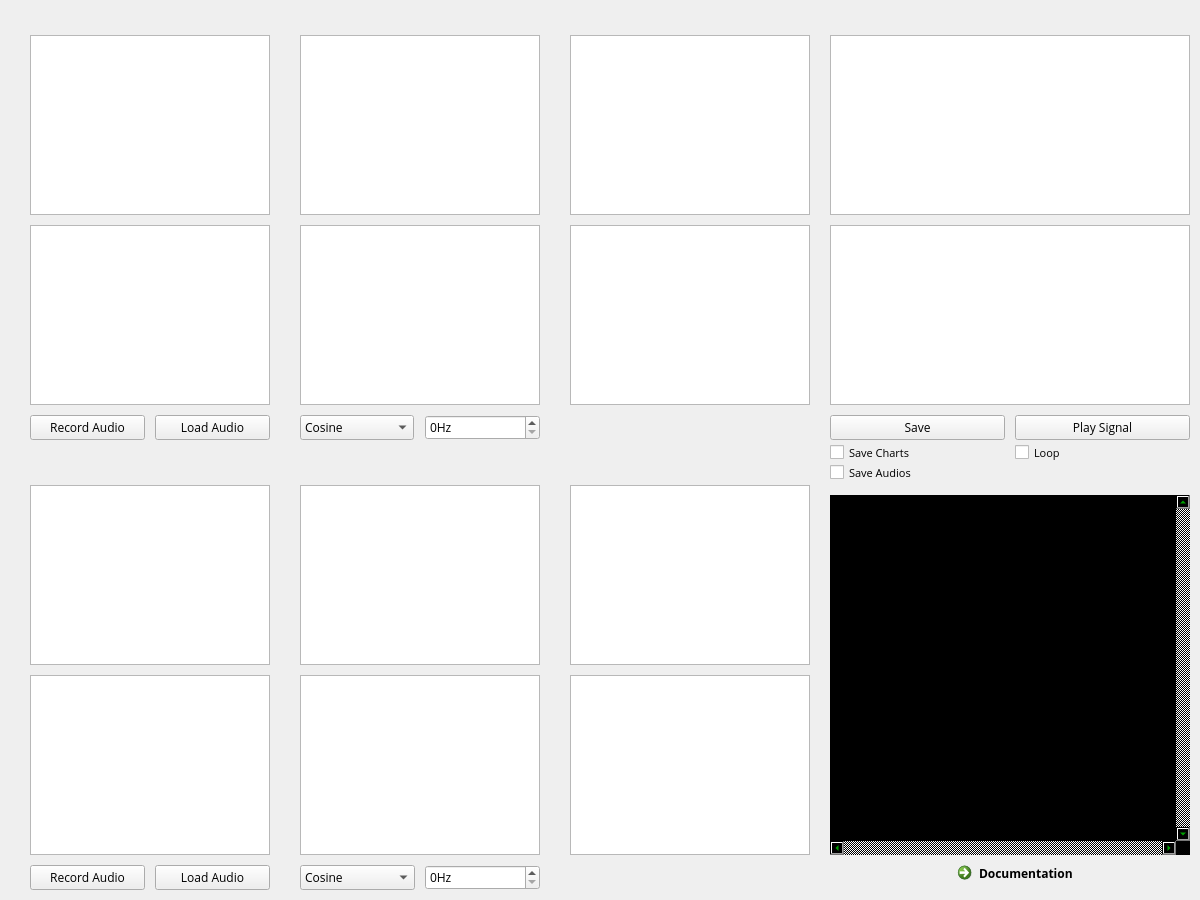
<?xml version="1.0" encoding="UTF-8"?>
<ui version="4.0">
 <class>MainWindow</class>
 <widget class="QMainWindow" name="MainWindow">
  <property name="geometry">
   <rect>
    <x>0</x>
    <y>0</y>
    <width>1200</width>
    <height>900</height>
   </rect>
  </property>
  <property name="sizePolicy">
   <sizepolicy hsizetype="Fixed" vsizetype="Fixed">
    <horstretch>0</horstretch>
    <verstretch>0</verstretch>
   </sizepolicy>
  </property>
  <property name="minimumSize">
   <size>
    <width>1200</width>
    <height>900</height>
   </size>
  </property>
  <property name="maximumSize">
   <size>
    <width>1200</width>
    <height>900</height>
   </size>
  </property>
  <property name="font">
   <font>
    <family>Open Sans</family>
   </font>
  </property>
  <property name="windowTitle">
   <string>AM Modulator</string>
  </property>
  <widget class="QWidget" name="centralwidget">
   <widget class="QLabel" name="bg_window">
    <property name="enabled">
     <bool>true</bool>
    </property>
    <property name="geometry">
     <rect>
      <x>0</x>
      <y>0</y>
      <width>1200</width>
      <height>900</height>
     </rect>
    </property>
    <property name="sizePolicy">
     <sizepolicy hsizetype="Fixed" vsizetype="Fixed">
      <horstretch>0</horstretch>
      <verstretch>0</verstretch>
     </sizepolicy>
    </property>
    <property name="minimumSize">
     <size>
      <width>1200</width>
      <height>900</height>
     </size>
    </property>
    <property name="maximumSize">
     <size>
      <width>1200</width>
      <height>900</height>
     </size>
    </property>
    <property name="font">
     <font>
      <family>Open Sans</family>
     </font>
    </property>
    <property name="text">
     <string/>
    </property>
    <property name="pixmap">
     <pixmap>src/img/mainwindow_bg.PNG</pixmap>
    </property>
   </widget>
   <widget class="QComboBox" name="carrier_type_1">
    <property name="geometry">
     <rect>
      <x>300</x>
      <y>415</y>
      <width>114</width>
      <height>25</height>
     </rect>
    </property>
    <property name="sizePolicy">
     <sizepolicy hsizetype="Fixed" vsizetype="Fixed">
      <horstretch>0</horstretch>
      <verstretch>0</verstretch>
     </sizepolicy>
    </property>
    <property name="toolTip">
     <string>Choose the type of wave of the carrier</string>
    </property>
    <item>
     <property name="text">
      <string>Cosine</string>
     </property>
    </item>
    <item>
     <property name="text">
      <string>Sine</string>
     </property>
    </item>
   </widget>
   <widget class="QSpinBox" name="spin_freq_1">
    <property name="geometry">
     <rect>
      <x>425</x>
      <y>415</y>
      <width>115</width>
      <height>25</height>
     </rect>
    </property>
    <property name="sizePolicy">
     <sizepolicy hsizetype="Fixed" vsizetype="Fixed">
      <horstretch>0</horstretch>
      <verstretch>0</verstretch>
     </sizepolicy>
    </property>
    <property name="toolTip">
     <string>Choose the frequency of the Carrier</string>
    </property>
    <property name="wrapping">
     <bool>false</bool>
    </property>
    <property name="buttonSymbols">
     <enum>QAbstractSpinBox::UpDownArrows</enum>
    </property>
    <property name="specialValueText">
     <string/>
    </property>
    <property name="correctionMode">
     <enum>QAbstractSpinBox::CorrectToPreviousValue</enum>
    </property>
    <property name="suffix">
     <string>Hz</string>
    </property>
    <property name="prefix">
     <string/>
    </property>
    <property name="maximum">
     <number>10000</number>
    </property>
    <property name="singleStep">
     <number>100</number>
    </property>
   </widget>
   <widget class="QSpinBox" name="spin_freq_2">
    <property name="geometry">
     <rect>
      <x>425</x>
      <y>865</y>
      <width>115</width>
      <height>25</height>
     </rect>
    </property>
    <property name="sizePolicy">
     <sizepolicy hsizetype="Fixed" vsizetype="Fixed">
      <horstretch>0</horstretch>
      <verstretch>0</verstretch>
     </sizepolicy>
    </property>
    <property name="toolTip">
     <string>Choose the frequency of the Carrier</string>
    </property>
    <property name="suffix">
     <string>Hz</string>
    </property>
    <property name="maximum">
     <number>10000</number>
    </property>
    <property name="singleStep">
     <number>100</number>
    </property>
   </widget>
   <widget class="QComboBox" name="carrier_type_2">
    <property name="geometry">
     <rect>
      <x>300</x>
      <y>865</y>
      <width>115</width>
      <height>25</height>
     </rect>
    </property>
    <property name="sizePolicy">
     <sizepolicy hsizetype="Fixed" vsizetype="Fixed">
      <horstretch>0</horstretch>
      <verstretch>0</verstretch>
     </sizepolicy>
    </property>
    <property name="toolTip">
     <string>Choose the type of wave of the carrier</string>
    </property>
    <item>
     <property name="text">
      <string>Cosine</string>
     </property>
    </item>
    <item>
     <property name="text">
      <string>Sine</string>
     </property>
    </item>
   </widget>
   <widget class="QPushButton" name="button_record_1">
    <property name="geometry">
     <rect>
      <x>30</x>
      <y>415</y>
      <width>115</width>
      <height>25</height>
     </rect>
    </property>
    <property name="sizePolicy">
     <sizepolicy hsizetype="Fixed" vsizetype="Fixed">
      <horstretch>0</horstretch>
      <verstretch>0</verstretch>
     </sizepolicy>
    </property>
    <property name="toolTip">
     <string>Record 5 seconds audio to transmit</string>
    </property>
    <property name="text">
     <string>Record Audio</string>
    </property>
   </widget>
   <widget class="QPushButton" name="button_load_1">
    <property name="geometry">
     <rect>
      <x>155</x>
      <y>415</y>
      <width>115</width>
      <height>25</height>
     </rect>
    </property>
    <property name="sizePolicy">
     <sizepolicy hsizetype="Fixed" vsizetype="Fixed">
      <horstretch>0</horstretch>
      <verstretch>0</verstretch>
     </sizepolicy>
    </property>
    <property name="toolTip">
     <string>Load audio file from disk</string>
    </property>
    <property name="text">
     <string>Load Audio</string>
    </property>
   </widget>
   <widget class="QPushButton" name="button_record_2">
    <property name="geometry">
     <rect>
      <x>30</x>
      <y>865</y>
      <width>115</width>
      <height>25</height>
     </rect>
    </property>
    <property name="sizePolicy">
     <sizepolicy hsizetype="Fixed" vsizetype="Fixed">
      <horstretch>0</horstretch>
      <verstretch>0</verstretch>
     </sizepolicy>
    </property>
    <property name="toolTip">
     <string>Record 5 seconds audio to transmit</string>
    </property>
    <property name="text">
     <string>Record Audio</string>
    </property>
   </widget>
   <widget class="QPushButton" name="button_load_2">
    <property name="geometry">
     <rect>
      <x>155</x>
      <y>865</y>
      <width>115</width>
      <height>25</height>
     </rect>
    </property>
    <property name="sizePolicy">
     <sizepolicy hsizetype="Fixed" vsizetype="Fixed">
      <horstretch>0</horstretch>
      <verstretch>0</verstretch>
     </sizepolicy>
    </property>
    <property name="toolTip">
     <string>Load audio file from disk</string>
    </property>
    <property name="text">
     <string>Load Audio</string>
    </property>
   </widget>
   <widget class="QCheckBox" name="check_save_charts">
    <property name="geometry">
     <rect>
      <x>830</x>
      <y>445</y>
      <width>110</width>
      <height>15</height>
     </rect>
    </property>
    <property name="font">
     <font>
      <pointsize>8</pointsize>
     </font>
    </property>
    <property name="text">
     <string>Save Charts</string>
    </property>
   </widget>
   <widget class="QCheckBox" name="check_save_audio">
    <property name="geometry">
     <rect>
      <x>830</x>
      <y>465</y>
      <width>110</width>
      <height>15</height>
     </rect>
    </property>
    <property name="font">
     <font>
      <pointsize>8</pointsize>
     </font>
    </property>
    <property name="text">
     <string>Save Audios</string>
    </property>
   </widget>
   <widget class="QPushButton" name="button_save">
    <property name="enabled">
     <bool>true</bool>
    </property>
    <property name="geometry">
     <rect>
      <x>830</x>
      <y>415</y>
      <width>175</width>
      <height>25</height>
     </rect>
    </property>
    <property name="toolTip">
     <string>Save files</string>
    </property>
    <property name="text">
     <string>Save</string>
    </property>
   </widget>
   <widget class="QPushButton" name="button_play">
    <property name="enabled">
     <bool>true</bool>
    </property>
    <property name="geometry">
     <rect>
      <x>1015</x>
      <y>415</y>
      <width>175</width>
      <height>25</height>
     </rect>
    </property>
    <property name="toolTip">
     <string>Reproduce resulting modulated signal</string>
    </property>
    <property name="text">
     <string>Play Signal</string>
    </property>
   </widget>
   <widget class="QCheckBox" name="check_save_charts_2">
    <property name="geometry">
     <rect>
      <x>1015</x>
      <y>445</y>
      <width>110</width>
      <height>15</height>
     </rect>
    </property>
    <property name="font">
     <font>
      <pointsize>8</pointsize>
     </font>
    </property>
    <property name="text">
     <string>Loop</string>
    </property>
   </widget>
   <widget class="PlotWidget" name="widget_real_time_plot">
    <property name="geometry">
     <rect>
      <x>30</x>
      <y>35</y>
      <width>240</width>
      <height>180</height>
     </rect>
    </property>
    <property name="sizePolicy">
     <sizepolicy hsizetype="Fixed" vsizetype="Fixed">
      <horstretch>0</horstretch>
      <verstretch>0</verstretch>
     </sizepolicy>
    </property>
   </widget>
   <widget class="PlotWidget" name="widget_audio1_freq">
    <property name="geometry">
     <rect>
      <x>30</x>
      <y>225</y>
      <width>240</width>
      <height>180</height>
     </rect>
    </property>
    <property name="sizePolicy">
     <sizepolicy hsizetype="Fixed" vsizetype="Fixed">
      <horstretch>0</horstretch>
      <verstretch>0</verstretch>
     </sizepolicy>
    </property>
   </widget>
   <widget class="PlotWidget" name="widget_audio2_time">
    <property name="geometry">
     <rect>
      <x>30</x>
      <y>485</y>
      <width>240</width>
      <height>180</height>
     </rect>
    </property>
    <property name="sizePolicy">
     <sizepolicy hsizetype="Fixed" vsizetype="Fixed">
      <horstretch>0</horstretch>
      <verstretch>0</verstretch>
     </sizepolicy>
    </property>
   </widget>
   <widget class="PlotWidget" name="widget_audio2_freq">
    <property name="geometry">
     <rect>
      <x>30</x>
      <y>675</y>
      <width>240</width>
      <height>180</height>
     </rect>
    </property>
    <property name="sizePolicy">
     <sizepolicy hsizetype="Fixed" vsizetype="Fixed">
      <horstretch>0</horstretch>
      <verstretch>0</verstretch>
     </sizepolicy>
    </property>
   </widget>
   <widget class="PlotWidget" name="widget_carrier1_freq">
    <property name="geometry">
     <rect>
      <x>300</x>
      <y>225</y>
      <width>240</width>
      <height>180</height>
     </rect>
    </property>
    <property name="sizePolicy">
     <sizepolicy hsizetype="Fixed" vsizetype="Fixed">
      <horstretch>0</horstretch>
      <verstretch>0</verstretch>
     </sizepolicy>
    </property>
   </widget>
   <widget class="PlotWidget" name="widget_carrier2_time">
    <property name="geometry">
     <rect>
      <x>300</x>
      <y>485</y>
      <width>240</width>
      <height>180</height>
     </rect>
    </property>
    <property name="sizePolicy">
     <sizepolicy hsizetype="Fixed" vsizetype="Fixed">
      <horstretch>0</horstretch>
      <verstretch>0</verstretch>
     </sizepolicy>
    </property>
   </widget>
   <widget class="PlotWidget" name="widget_carrier2_freq">
    <property name="geometry">
     <rect>
      <x>300</x>
      <y>675</y>
      <width>240</width>
      <height>180</height>
     </rect>
    </property>
    <property name="sizePolicy">
     <sizepolicy hsizetype="Fixed" vsizetype="Fixed">
      <horstretch>0</horstretch>
      <verstretch>0</verstretch>
     </sizepolicy>
    </property>
   </widget>
   <widget class="PlotWidget" name="widget_carrier1_time">
    <property name="geometry">
     <rect>
      <x>300</x>
      <y>35</y>
      <width>240</width>
      <height>180</height>
     </rect>
    </property>
    <property name="sizePolicy">
     <sizepolicy hsizetype="Fixed" vsizetype="Fixed">
      <horstretch>0</horstretch>
      <verstretch>0</verstretch>
     </sizepolicy>
    </property>
   </widget>
   <widget class="PlotWidget" name="widget_modsig2_freq">
    <property name="geometry">
     <rect>
      <x>570</x>
      <y>675</y>
      <width>240</width>
      <height>180</height>
     </rect>
    </property>
    <property name="sizePolicy">
     <sizepolicy hsizetype="Fixed" vsizetype="Fixed">
      <horstretch>0</horstretch>
      <verstretch>0</verstretch>
     </sizepolicy>
    </property>
   </widget>
   <widget class="PlotWidget" name="widget_modsig2_time">
    <property name="geometry">
     <rect>
      <x>570</x>
      <y>485</y>
      <width>240</width>
      <height>180</height>
     </rect>
    </property>
    <property name="sizePolicy">
     <sizepolicy hsizetype="Fixed" vsizetype="Fixed">
      <horstretch>0</horstretch>
      <verstretch>0</verstretch>
     </sizepolicy>
    </property>
   </widget>
   <widget class="PlotWidget" name="widget_modsig1_freq">
    <property name="geometry">
     <rect>
      <x>570</x>
      <y>225</y>
      <width>240</width>
      <height>180</height>
     </rect>
    </property>
    <property name="sizePolicy">
     <sizepolicy hsizetype="Fixed" vsizetype="Fixed">
      <horstretch>0</horstretch>
      <verstretch>0</verstretch>
     </sizepolicy>
    </property>
   </widget>
   <widget class="PlotWidget" name="widget_modsig1_time">
    <property name="geometry">
     <rect>
      <x>570</x>
      <y>35</y>
      <width>240</width>
      <height>180</height>
     </rect>
    </property>
    <property name="sizePolicy">
     <sizepolicy hsizetype="Fixed" vsizetype="Fixed">
      <horstretch>0</horstretch>
      <verstretch>0</verstretch>
     </sizepolicy>
    </property>
   </widget>
   <widget class="PlotWidget" name="widget_modsigf_time">
    <property name="geometry">
     <rect>
      <x>830</x>
      <y>35</y>
      <width>360</width>
      <height>180</height>
     </rect>
    </property>
    <property name="sizePolicy">
     <sizepolicy hsizetype="Fixed" vsizetype="Fixed">
      <horstretch>0</horstretch>
      <verstretch>0</verstretch>
     </sizepolicy>
    </property>
   </widget>
   <widget class="PlotWidget" name="widget_modsigf_freq">
    <property name="geometry">
     <rect>
      <x>830</x>
      <y>225</y>
      <width>360</width>
      <height>180</height>
     </rect>
    </property>
    <property name="sizePolicy">
     <sizepolicy hsizetype="Fixed" vsizetype="Fixed">
      <horstretch>0</horstretch>
      <verstretch>0</verstretch>
     </sizepolicy>
    </property>
   </widget>
   <widget class="QListWidget" name="console_display">
    <property name="geometry">
     <rect>
      <x>830</x>
      <y>495</y>
      <width>360</width>
      <height>360</height>
     </rect>
    </property>
    <property name="sizePolicy">
     <sizepolicy hsizetype="Expanding" vsizetype="Expanding">
      <horstretch>0</horstretch>
      <verstretch>0</verstretch>
     </sizepolicy>
    </property>
    <property name="styleSheet">
     <string notr="true">background-color: rgb(0, 0, 0);
selection-background-color: rgb(0, 0, 0);
selection-color: rgb(0, 0, 0);
font: 8pt &quot;Consolas&quot;;
color: rgb(0, 255, 0);</string>
    </property>
    <property name="frameShape">
     <enum>QFrame::NoFrame</enum>
    </property>
    <property name="frameShadow">
     <enum>QFrame::Plain</enum>
    </property>
    <property name="lineWidth">
     <number>0</number>
    </property>
    <property name="verticalScrollBarPolicy">
     <enum>Qt::ScrollBarAlwaysOn</enum>
    </property>
    <property name="horizontalScrollBarPolicy">
     <enum>Qt::ScrollBarAlwaysOn</enum>
    </property>
    <property name="autoScrollMargin">
     <number>50</number>
    </property>
    <property name="editTriggers">
     <set>QAbstractItemView::NoEditTriggers</set>
    </property>
    <property name="showDropIndicator" stdset="0">
     <bool>false</bool>
    </property>
    <property name="alternatingRowColors">
     <bool>false</bool>
    </property>
    <property name="selectionMode">
     <enum>QAbstractItemView::NoSelection</enum>
    </property>
    <property name="selectionBehavior">
     <enum>QAbstractItemView::SelectItems</enum>
    </property>
    <property name="textElideMode">
     <enum>Qt::ElideNone</enum>
    </property>
    <property name="verticalScrollMode">
     <enum>QAbstractItemView::ScrollPerItem</enum>
    </property>
    <property name="flow">
     <enum>QListView::TopToBottom</enum>
    </property>
    <property name="isWrapping" stdset="0">
     <bool>false</bool>
    </property>
    <property name="resizeMode">
     <enum>QListView::Adjust</enum>
    </property>
    <property name="layoutMode">
     <enum>QListView::Batched</enum>
    </property>
    <property name="viewMode">
     <enum>QListView::ListMode</enum>
    </property>
    <property name="modelColumn">
     <number>0</number>
    </property>
    <property name="uniformItemSizes">
     <bool>true</bool>
    </property>
   </widget>
   <widget class="QCommandLinkButton" name="link_to_docs">
    <property name="geometry">
     <rect>
      <x>950</x>
      <y>855</y>
      <width>285</width>
      <height>40</height>
     </rect>
    </property>
    <property name="toolTip">
     <string>Click to see documentation on GitHub</string>
    </property>
    <property name="text">
     <string>Documentation</string>
    </property>
    <property name="icon">
     <iconset>
      <normaloff>src/img/doc.png</normaloff>src/img/doc.png</iconset>
    </property>
    <property name="checkable">
     <bool>false</bool>
    </property>
   </widget>
  </widget>
 </widget>
 <customwidgets>
  <customwidget>
   <class>PlotWidget</class>
   <extends>QGraphicsView</extends>
   <header>pyqtgraph</header>
  </customwidget>
 </customwidgets>
 <resources/>
 <connections/>
</ui>
